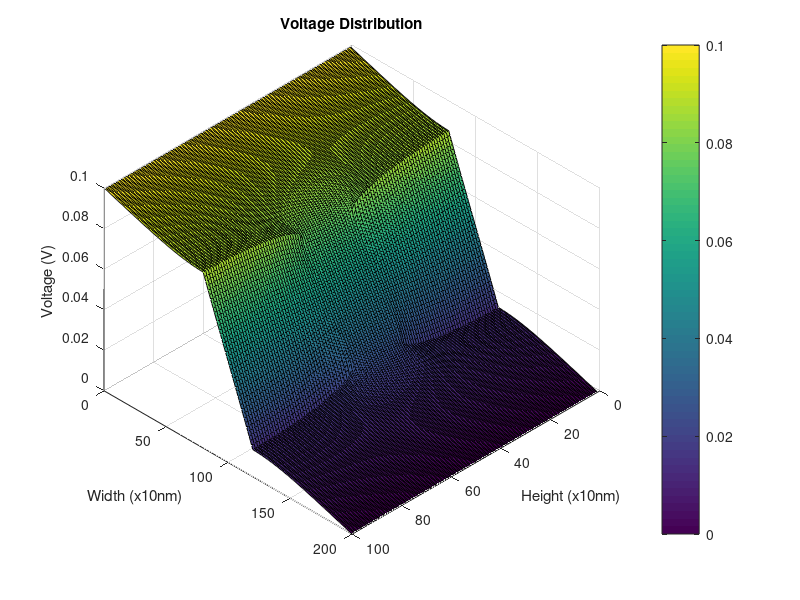
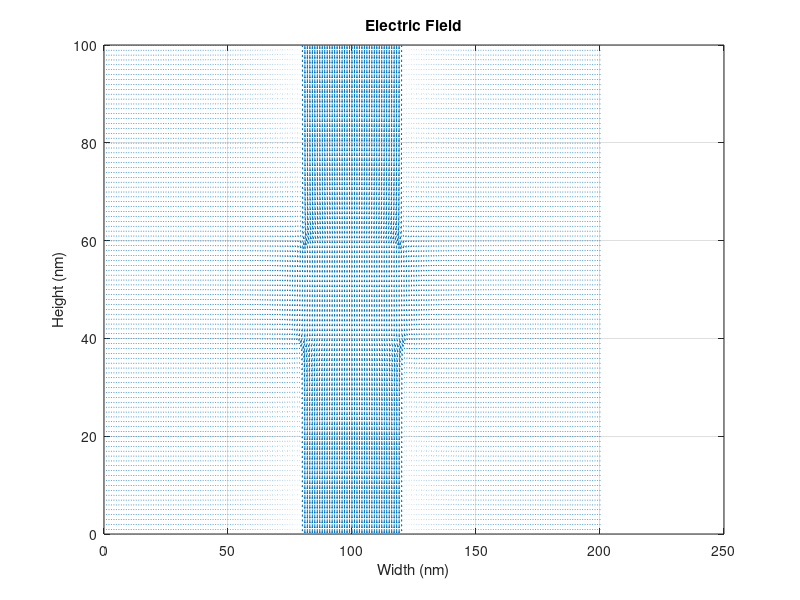

MATLAB code for these plots, in order:
% Clear everything
clear all
clc

% Variables
width = 200e-9;          % width of region
height = 100e-9;         % height of region
voltage = 0.1;           % applied voltage

nx = width*1e9;
ny = height*1e9;

sigma = ones(nx, ny);
sigma_in = .01; 
sigma_out = 1;

% Boxes Setup
box1coords = [80 120  1  40];
box2coords = [80 120 60 100];

G = sparse(nx*ny, nx*ny);
B = zeros(nx*ny, 1);

fn = @(i, j) j + (i-1)*ny;

sigma(box1coords(1):box1coords(2), box1coords(3):box1coords(4)) = sigma_in;
sigma(box2coords(1):box2coords(2), box2coords(3):box2coords(4)) = sigma_in;

for z = 1:nx
    for p = 1:ny
        n = fn(z, p);
        nxm = fn(z-1, p);
        nxp = fn(z+1, p);
        nym = fn(z, p-1);
        nyp = fn(z, p+1);
        if z == 1
            G(n, n) = 1;
            B(n) = 0.1;
        elseif z == nx
            G(n, n) = 1;
            B(n) = 0;
        elseif p == 1
            sxp = (sigma(z,p)+sigma(z+1,p))/1.0;
            sxm = (sigma(z,p)+sigma(z-1,p))/1.0;
            syp = (sigma(z,p)+sigma(z,p+1))/2.0;
            
            G(n, n) = -(sxp+sxm+syp);
            G(n, nxp) = sxp;
            G(n, nxm) = sxm;
            G(n, nyp) = syp;
        elseif p == ny
            sxp = (sigma(z, p) + sigma(z+1, p))/1.0;
            sxm = (sigma(z, p) + sigma(z-1, p))/1.0;
            sym = (sigma(z, p) + sigma(z, p-1))/2.0;
            
            G(n, n) = -(sxp + sxm + sym);
            G(n, nxp) = sxp;
            G(n, nxm) = sxm;
            G(n, nym) = sym;
        else
            sxm = (sigma(z,p)+sigma(z-1,p))/2.0;
            sxp = (sigma(z,p)+sigma(z+1,p))/2.0;
            sym = (sigma(z,p)+sigma(z,p-1))/2.0;
            syp = (sigma(z,p)+sigma(z,p+1))/2.0;
            
            G(n, n) = -(sxm+sxp+sym+syp);
            G(n, nxp) = sxp;
            G(n, nxm) = sxm;
            G(n, nyp) = syp;
            G(n, nym) = sym;
        end
    end
end

X = G\B;

voltage_distribution = zeros(nx, ny);
for z = 1:nx
    for p = 1:ny
        n = fn(z, p);
        voltage_distribution(z, p) = X(n);
    end
end

% Plot V(x,y)
figure(1)
clf
surf(voltage_distribution);
title('Voltage Distribution');
xlabel('Height (x10nm)'); ylabel('Width (x10nm)'); zlabel('Voltage (V)');
view(135, 45)
colorbar;

% Electric Field Setup/Calculation
[electric_field_x, electric_field_y] = gradient(voltage_distribution);

% Plot electric field vector plot
figure(2)
clf
quiver(electric_field_x.', electric_field_y.');
title('Electric Field');
xlabel('Width (nm)'); ylabel('Height (nm)');
grid on; 